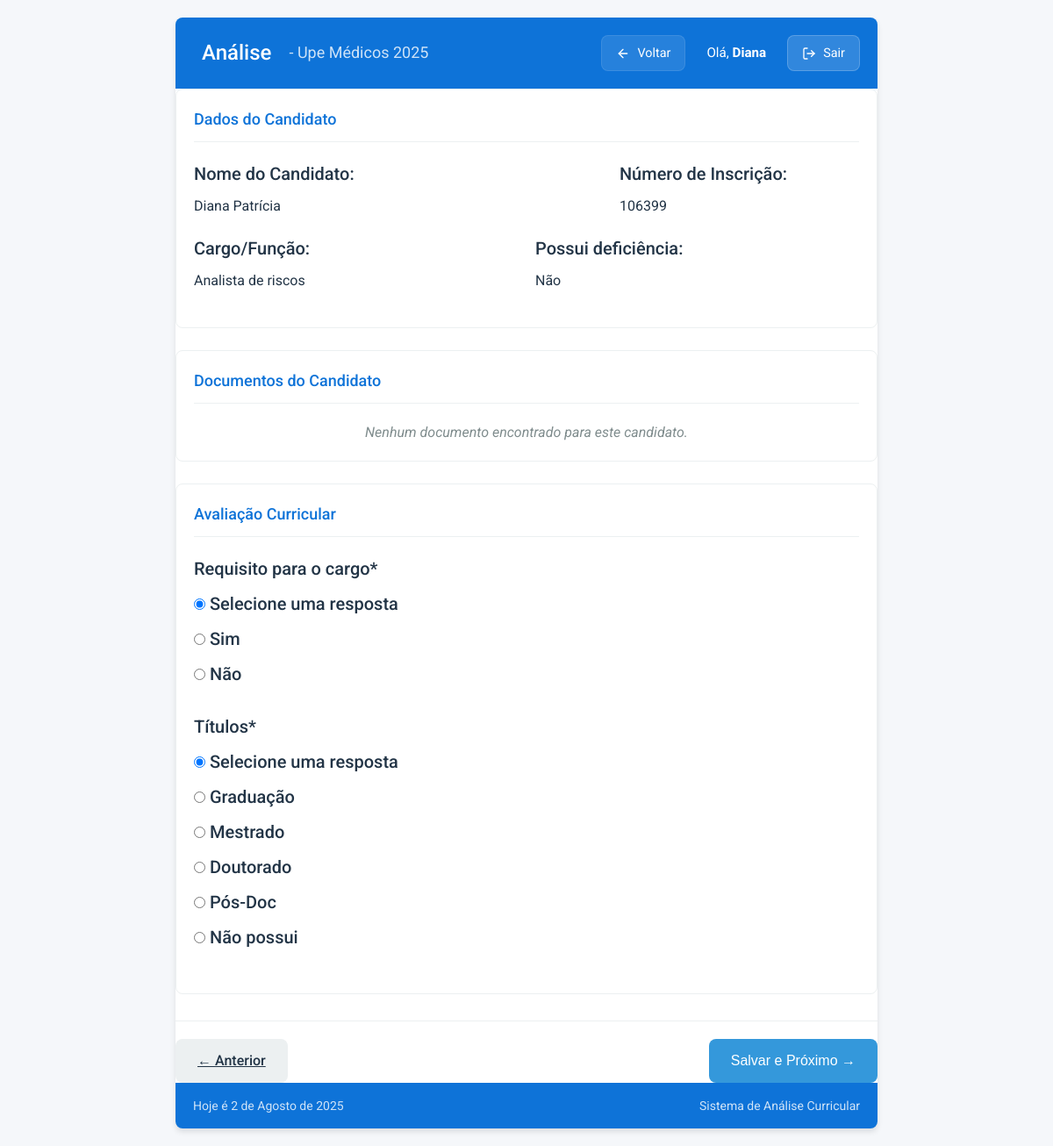
The app's page /analise/10/ (signed in) with its own data.
### analise_curricular/models.py (models this page shows, shortened)
class Selecao(models.Model):
    nome = models.CharField(max_length=200, unique=True, verbose_name="Nome da Seleção")
    descricao = models.TextField(blank=True, verbose_name="Descrição")
    ativa = models.BooleanField(default=True, verbose_name="Ativa para Avaliação")
    class Meta:
        verbose_name = "Seleção"
        verbose_name_plural = "Seleções"
        ordering = ['nome']

class Candidato(models.Model):
    SIM_NAO_CHOICES = [
        ('Sim', 'Sim'),
        ('Nao', 'Não'),
    ]
    selecao = models.ForeignKey(
        Selecao,
        on_delete=models.SET_NULL,
        null=True,
        blank=True,
        related_name='candidatos_da_selecao',
        verbose_name="Seleção"
    )
    nome = models.CharField(max_length=255, verbose_name="Nome do Candidato")
    inscricao = models.CharField(max_length=50, unique=True, verbose_name="Número de Inscrição")
    cargo = models.CharField(max_length=100, verbose_name="Cargo/Função")
    pontuacao = models.IntegerField(
        default=0,
        verbose_name="Pontuação"
    )
    data_importacao = models.DateField(
        auto_now_add=True,
        verbose_name="Data da Importação"
    )
    data_analisado = models.DateTimeField(
        null=True,
        blank=True
    )
    avaliador_analise = models.ForeignKey(
        User,
        null=True,
        blank=True,
        on_delete=models.SET_NULL,
        related_name='avaliacoes_feitas'
    )
    analisado = models.BooleanField(
        default=False,
        verbose_name="Analisado"
    )
    respostas_dinamicas = JSONField(default=dict, blank=True, null=True)
    declarou_deficiencia = models.CharField(
        max_length=3,
        choices=SIM_NAO_CHOICES,
        default='Nao', # Valor padrão, pode ser ajustado
        verbose_name="Declarou que possui deficiência?"
    )
    tipo_deficiencia = models.TextField(
        blank=True,
        null=True,
        verbose_name="Tipo de Deficiência"
    )
    class Meta:
        verbose_name = "Candidato"
        verbose_name_plural = "Candidatos"
        ordering = ['nome', 'cargo']

class FormQuestion(models.Model):
    QUESTION_TYPES = (
        ('text', 'Texto'),
        ('number', 'Número'),
        ('select', 'Seleção'),
        ('checkbox', 'Checkbox'),
        ('radio', 'Rádio'),
        ('textarea', 'Caixa de Texto Grande'),
    )
    selecao = models.ForeignKey(
        Selecao,
        on_delete=models.CASCADE,
        related_name='questions'
    )
    question_text = models.CharField(max_length=255)
    question_type = models.CharField(max_length=20, choices=QUESTION_TYPES)
    order = models.PositiveIntegerField(default=0)
    required = models.BooleanField(default=True)
    options = JSONField(blank=True, null=True)
    conditions = JSONField(blank=True, null=True)
    class Meta:
        ordering = ['order']

### analise_curricular/views.py (the view, shortened to what this page needs)
# urls.py: path('analise/<int:candidato_id>/', views.analisar_candidato, name='analisar_candidato'),
@login_required
def analisar_candidato(request, candidato_id):
    logger.debug(f"Session data: {dict(request.session)}")
    logger.debug(f"Candidato ID: {candidato_id}")
    selecao_id = request.session.get('selecao_id')
    logger.debug(f"Selecao ID from session: {selecao_id}")
    if not selecao_id:
        logger.error("Nenhum selecao_id encontrado na sessão")
        messages.error(request, "Por favor, selecione uma seleção antes de analisar candidatos.")
        return redirect('selecionar_selecao')
    try:
        candidato = Candidato.objects.get(pk=candidato_id, selecao__id=selecao_id)
    except Candidato.DoesNotExist:
        messages.error(request, "Candidato não encontrado ou não pertence à seleção atual.")
        return redirect('painel_avaliador', selecao_id=selecao_id)
    except Exception as e:
        logger.error(f"Erro ao buscar candidato: {e}")
        messages.error(request, "Ocorreu um erro ao carregar o candidato.")
        return redirect('selecionar_selecao')
    candidatos_da_selecao = Candidato.objects.filter(selecao__id=selecao_id).order_by('id')
    total_candidatos = candidatos_da_selecao.count()
    if total_candidatos == 0:
        return render(request, 'Registration/sem_candidatos_nao_selecao.html', {
            'selecao_nome': request.session.get('selecao_nome', 'Nenhuma Seleção Selecionada')
        })
    documentos_candidato = []
    inscricao_limpa = candidato.inscricao.lstrip('#')
    documentos_dir = os.path.join(settings.MEDIA_ROOT, 'candidatos_documentos')
    if request.method == 'POST':
        form = DynamicCandidatoForm(
            request.POST,
            instance=candidato,
            selecao_id=selecao_id
        )
        if form.is_valid():
            candidato = form.save(commit=False)
            candidato.analisado = True
            candidato.data_analisado = timezone.now()
            candidato.avaliador_analise = request.user
            candidato.save()
            messages.success(request, "Dados salvos com sucesso!")
            if request.headers.get('x-requested-with') == 'XMLHttpRequest':
                return JsonResponse({'success': True, 'message': 'Dados salvos com sucesso!'})
            next_candidato = candidatos_da_selecao.filter(id__gt=candidato.id).order_by('id').first()
            if next_candidato:
                return redirect('analisar_candidato', candidato_id=next_candidato.id)
            return redirect('finalizar_analise')
        else:
            if request.headers.get('x-requested-with') == 'XMLHttpRequest':
                return JsonResponse({'success': False, 'errors': form.errors})
            messages.error(request, "Por favor, corrija os erros no formulário.")
    else:
         form = DynamicCandidatoForm(
            instance=candidato,
            selecao_id=selecao_id
        )
    ids_ordenados = list(candidatos_da_selecao.values_list('id', flat=True))
    try:
        indice_atual = ids_ordenados.index(candidato.id) + 1
    except ValueError:
        indice_atual = 0
    anterior_candidato = None
    if indice_atual > 1:
        anterior_candidato = candidatos_da_selecao.filter(id__lt=candidato.id).order_by('-id').first()
    proximo_candidato = None
    if indice_atual < total_candidatos:
        proximo_candidato = candidatos_da_selecao.filter(id__gt=candidato.id).order_by('id').first()
    context = {
        'form': form,
        'candidato': candidato,
        'selecao_id': selecao_id,
        'selecao_nome': candidato.selecao.nome if candidato.selecao else request.session.get('selecao_nome', ''),
        'indice_atual': indice_atual,
        'total_candidatos': total_candidatos,
        'anterior_candidato_id': anterior_candidato.id if anterior_candidato else None,
        'proximo_candidato_id': proximo_candidato.id if proximo_candidato else None,
        'data_formatada': _("Hoje é %(date)s") % {'date': timezone.now().strftime('%d de %B de %Y')},
        'documentos_candidato': documentos_candidato,
        'data_avaliacao': candidato.data_analisado,
        'avaliador': candidato.avaliador_analise,
        'perguntas': FormQuestion.objects.filter(selecao=candidato.selecao).order_by('order')
    }
    return render(request, 'Registration/formulario.html', context)

### analise_curricular/templates/Registration/formulario.html (shortened to what this page needs)
{% load static %}
{% load i18n %}
{% load analise_curricular_tags %}
<!DOCTYPE html>
<html lang="pt-br">
<head>
    <link rel="stylesheet" href="{% static 'CSS/style.css' %}">
</head>
<body>
    <div class="app-container">
        <header class="app-header">
            <h1>
                <img src="{% static 'Logo.ico' %}" alt="" class="logo"> Análise
                {% if selecao_nome %}
                    <span class="selection-name"> - {{ selecao_nome }}</span>
                {% endif %}
            </h1>
            <div class="header-info">
                {% if request.user.is_authenticated %}
                <div class="user-info">
                    <a href="{% url 'painel_avaliador' selecao_id|default:candidato.selecao.id %}" class="back-button">
                        <svg xmlns="http://www.w3.org/2000/svg" width="16" height="16" viewBox="0 0 24 24" fill="none" stroke="currentColor" stroke-width="2" stroke-linecap="round" stroke-linejoin="round">
                            <path d="M19 12H5"></path>
                            <path d="M12 19l-7-7 7-7"></path>
                        </svg>
                        Voltar
                    </a>
                    <span class="welcome-message">Olá, <strong>{{ request.user.username }}</strong></span>
                    <a href="{% url 'logout' %}" class="logout-button">
                        Sair
                    </a>
                </div>
                {% endif %}
            </div>
        </header>
        <form method="post" enctype="multipart/form-data" class="evaluation-form" id="evaluationForm">
            <section class="candidate-card">
                <h2 class="section-title">Dados do Candidato</h2>
                <div class="candidate-info-group">
                    <div class="form-group">
                        <label>Nome do Candidato:</label>
                        <p class="read-only-field">{{ candidato.nome }}</p>
                    </div>
                    <div class="form-group">
                        <label>Número de Inscrição:</label>
                        <p class="read-only-field">{{ candidato.inscricao }}</p>
                    </div>
                    <div class="form-group">
                        <label>Cargo/Função:</label>
                        <p class="read-only-field">{{ candidato.cargo }}</p>
                    </div>
                    {% if candidato.declarou_deficiencia %}
                        <div class="form-group">
                            <label>Possui deficiência:</label>
                            <p class="read-only-field">{{ candidato.declarou_deficiencia }}</p>
                        </div>
                    {% endif %}
                </div>
            </section>
            <section class="evaluation-section">
                <h2 class="section-title">Documentos do Candidato</h2>
                {% if documentos_candidato %}
                    <ul class="document-list">
                        {% for doc in documentos_candidato %}
                        <li>
                            <a href="{{ doc.url }}" target="_blank" class="document-link">
                                <span class="document-icon">📄</span> {{ doc.nome }}
                            </a>
                        </li>
                        {% endfor %}
                    </ul>
                {% else %}
                    <p class="no-documents-message">Nenhum documento encontrado para este candidato.</p>
                {% endif %}
            </section>
            <section class="evaluation-section">
                <h2 class="section-title">Avaliação Curricular</h2>
                {% for pergunta in perguntas %}
                <div class="form-group dynamic-question-group"
                    id="pergunta-{{ pergunta.id }}"
                    data-question-type="{{ pergunta.question_type }}"
                    data-question-id="{{ pergunta.id }}"
                    data-conditions='{{ pergunta.conditions|safe }}'
                    style="{% if pergunta.conditions %}display: none;{% endif %}" >
                    <label>{{ pergunta.question_text }}{% if pergunta.required %}*{% endif %}</label>
                    {% if pergunta.question_type == 'radio' %}
                        {{ form|get_dynamic_field_by_id:pergunta.id }}
                    {% elif pergunta.question_type == 'select' %}
                        {{ form|get_dynamic_field_by_id:pergunta.id }}
                    {% elif pergunta.question_type == 'checkbox' %}
                        <div class="checkbox-group">
                            {{ form|get_dynamic_field_by_id:pergunta.id }}
                        </div>
                    {% else %}
                        {{ form|get_dynamic_field_by_id:pergunta.id }}
                    {% endif %}
                </div>
                {% endfor %}
            </section>
            <div class="form-navigation">
                {% if anterior_candidato_id %}
                    <a href="{% url 'analisar_candidato' anterior_candidato_id %}" class="nav-button prev">
                        &larr; Anterior
                    </a>
                {% else %}
                    <span class="nav-button prev disabled">&larr; Anterior</span>
                {% endif %}
                <button type="submit" class="nav-button next" id="submitButton">
                    {% if proximo_candidato_id %}Salvar e Próximo &rarr;{% else %}Finalizar Análise{% endif %}
                </button>
            </div>
        </form>
        <footer class="app-footer">
            <div class="footer-info">
                <span class="date-info">Hoje é {% now "j \d\e F \d\e Y" %}</span>
                <span class="system-info">Sistema de Análise Curricular</span>
            </div>
        </footer>
    </div>
</body>
</html>

### records on screen
Selecao: nome "Upe Médicos 2025"
Candidato: nome "Diana Patrícia", inscricao "106399", cargo "Analista de riscos", declarou_deficiencia "Não"
FormQuestion: question_text "Requisito para o cargo"
FormQuestion: question_text "Títulos"

### other values on screen
{{ request.user.username }} "Diana"
